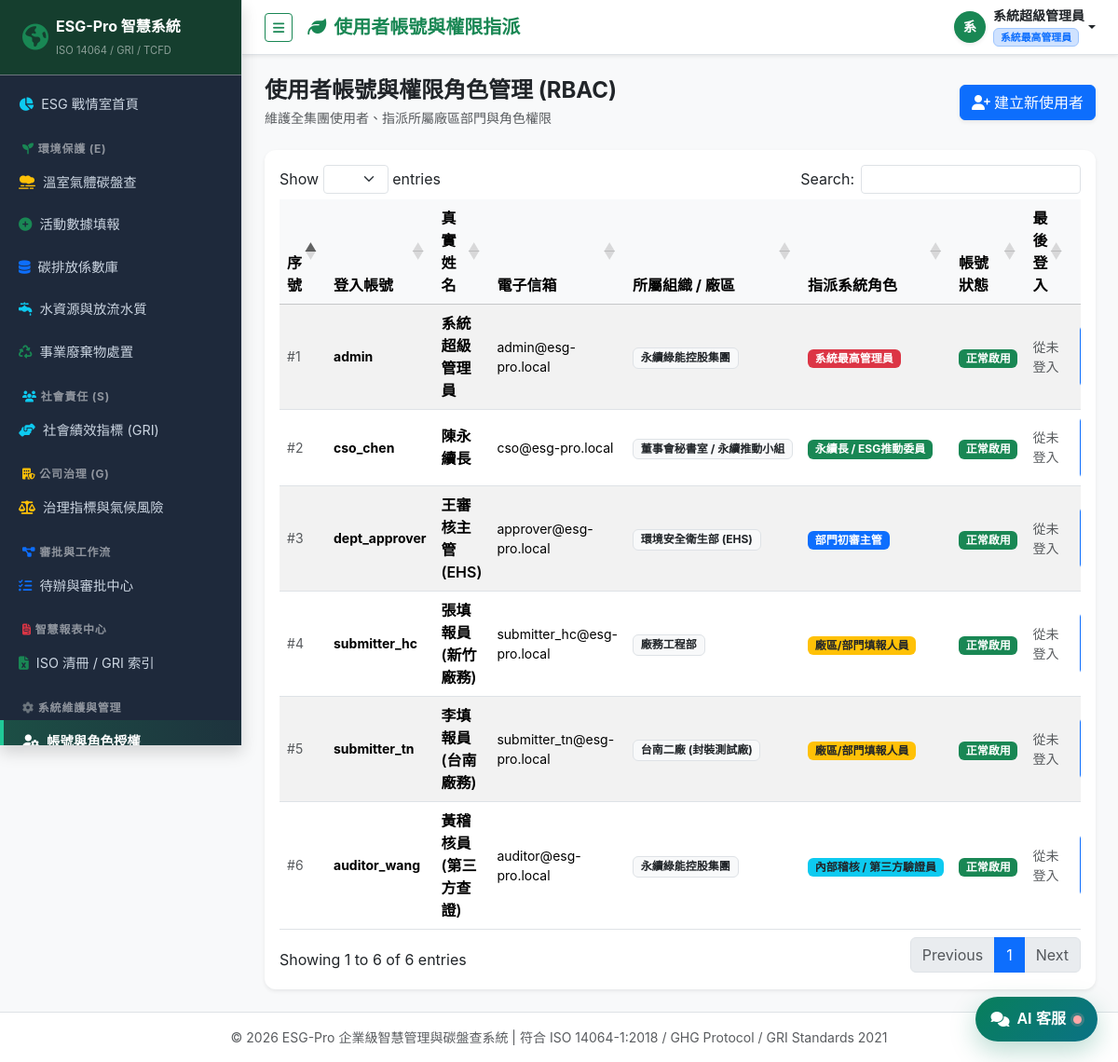
The page /admin/users (signed in) on the database its author committed.
### tables this page shows
CREATE TABLE IF NOT EXISTS `sys_users` (
    `id` INT UNSIGNED AUTO_INCREMENT PRIMARY KEY,
    `username` VARCHAR(50) NOT NULL UNIQUE COMMENT '登入帳號',
    `password_hash` VARCHAR(255) NOT NULL COMMENT 'Bcrypt加密雜湊密碼',
    `real_name` VARCHAR(50) NOT NULL COMMENT '真實中文姓名',
    `email` VARCHAR(100) NOT NULL COMMENT '電子信箱',
    `phone` VARCHAR(30) NULL COMMENT '分機或手機',
    `org_id` INT UNSIGNED NOT NULL COMMENT '所屬組織/部門',
    `role_id` INT UNSIGNED NOT NULL COMMENT '指派角色',
    `status` TINYINT(1) NOT NULL DEFAULT 1 COMMENT '帳號狀態 (1:啟用, 0:停用)',
    `failed_attempts` INT NOT NULL DEFAULT 0 COMMENT '連續密碼錯誤次數',
    `locked_until` DATETIME NULL DEFAULT NULL COMMENT '帳號鎖定截止時間',
    `last_login_at` DATETIME NULL COMMENT '最後登入時間',
    `last_login_ip` VARCHAR(45) NULL COMMENT '最後登入IP',
    `created_at` DATETIME NOT NULL DEFAULT CURRENT_TIMESTAMP,
    `updated_at` DATETIME NULL ON UPDATE CURRENT_TIMESTAMP,
    INDEX `idx_org` (`org_id`),
    INDEX `idx_role` (`role_id`),
    CONSTRAINT `fk_user_org` FOREIGN KEY (`org_id`) REFERENCES `sys_organizations` (`id`) ON DELETE RESTRICT,
    CONSTRAINT `fk_user_role` FOREIGN KEY (`role_id`) REFERENCES `sys_roles` (`id`) ON DELETE RESTRICT
);

CREATE TABLE IF NOT EXISTS `sys_roles` (
    `id` INT UNSIGNED AUTO_INCREMENT PRIMARY KEY,
    `role_key` VARCHAR(50) NOT NULL UNIQUE COMMENT '角色識別代碼',
    `role_name` VARCHAR(50) NOT NULL COMMENT '角色中文名稱',
    `description` VARCHAR(255) NULL COMMENT '角色權責說明',
    `permissions` TEXT NULL COMMENT '功能權限集合(JSON格式)',
    `created_at` DATETIME NOT NULL DEFAULT CURRENT_TIMESTAMP
);

CREATE TABLE IF NOT EXISTS `sys_organizations` (
    `id` INT UNSIGNED AUTO_INCREMENT PRIMARY KEY,
    `org_code` VARCHAR(50) NOT NULL UNIQUE COMMENT '組織代碼',
    `org_name` VARCHAR(100) NOT NULL COMMENT '組織名稱',
    `org_type` ENUM('group', 'company', 'plant', 'dept') NOT NULL DEFAULT 'dept' COMMENT '層級類型',
    `parent_id` INT UNSIGNED NULL DEFAULT NULL COMMENT '父組織ID',
    `leader_name` VARCHAR(50) NULL DEFAULT NULL COMMENT '負責人姓名',
    `contact_phone` VARCHAR(30) NULL DEFAULT NULL COMMENT '聯絡電話',
    `contact_email` VARCHAR(100) NULL DEFAULT NULL COMMENT '聯絡信箱',
    `sort_order` INT NOT NULL DEFAULT 0 COMMENT '排序',
    `created_at` DATETIME NOT NULL DEFAULT CURRENT_TIMESTAMP,
    `updated_at` DATETIME NULL ON UPDATE CURRENT_TIMESTAMP,
    INDEX `idx_parent` (`parent_id`),
    CONSTRAINT `fk_org_parent` FOREIGN KEY (`parent_id`) REFERENCES `sys_organizations` (`id`) ON DELETE SET NULL
);

### controllers/AdminController.php (called while the page is built, shortened)
<?php
class AdminController extends Controller {
    public function users(): void {
        Auth::requirePermission('all');
        $users = User::all();
        $roles = User::getRoles();
        $orgs = Organization::all();
        $this->render('admin/users', [
            'pageTitle' => '使用者帳號與權限指派',
            'activeNav' => 'admin_users',
            'users'     => $users,
            'roles'     => $roles,
            'orgs'      => $orgs
        ]);
    }
}

### index.php (called while the page is built, shortened)
<?php
$router = new Router();
$router->get('/login', [AuthController::class, 'login']);
$router->post('/login', [AuthController::class, 'doLogin']);
$router->post('/logout', [AuthController::class, 'logout']);
$router->get('/', [DashboardController::class, 'index']);
$router->get('/ghg', [GhgController::class, 'index']);
$router->get('/ghg/create', [GhgController::class, 'create']);
$router->post('/ghg/create', [GhgController::class, 'store']);
$router->post('/ghg/delete', [GhgController::class, 'delete']);
$router->get('/factors', [GhgController::class, 'factors']);
$router->post('/factors/store', [GhgController::class, 'factorStore']);
$router->get('/api/factors', [GhgController::class, 'apiFactors']);
$router->get('/environment/water', [EnvironmentController::class, 'water']);
$router->post('/environment/water/store', [EnvironmentController::class, 'waterStore']);
$router->get('/environment/waste', [EnvironmentController::class, 'waste']);
$router->post('/environment/waste/store', [EnvironmentController::class, 'wasteStore']);
$router->get('/social', [SocialController::class, 'index']);
$router->post('/social/store', [SocialController::class, 'store']);
$router->get('/governance', [GovernanceController::class, 'index']);
$router->post('/governance/store', [GovernanceController::class, 'store']);
$router->get('/workflow', [WorkflowController::class, 'index']);
$router->get('/workflow/detail', [WorkflowController::class, 'detail']);
$router->post('/workflow/approve', [WorkflowController::class, 'approve']);
$router->post('/workflow/reject', [WorkflowController::class, 'reject']);
$router->get('/attachments/download', [AttachmentController::class, 'download']);
$router->get('/manual', [ManualController::class, 'index']);
$router->get('/api/ai-assistant/status', [AiAssistantController::class, 'status']);
$router->post('/api/ai-assistant/chat', [AiAssistantController::class, 'chat']);
$router->get('/reports', [ReportController::class, 'index']);
$router->get('/reports/export_iso14064', [ReportController::class, 'exportIso14064']);
$router->get('/reports/export_gri', [ReportController::class, 'exportGri']);
$router->get('/reports/print_summary', [ReportController::class, 'printSummary']);
$router->get('/admin/users', [AdminController::class, 'users']);
$router->post('/admin/users/store', [AdminController::class, 'userStore']);
$router->get('/admin/orgs', [AdminController::class, 'orgs']);
$router->post('/admin/orgs/store', [AdminController::class, 'orgStore']);
$router->get('/admin/logs', [AdminController::class, 'logs']);
$router->get('/admin/settings', [AdminController::class, 'settings']);
$router->post('/admin/settings/store', [AdminController::class, 'settingsStore']);
$router->get('/admin/ai-assistant', [AiAssistantController::class, 'settings']);
$router->post('/admin/ai-assistant/store', [AiAssistantController::class, 'saveSettings']);
$router->post('/admin/ai-assistant/test', [AiAssistantController::class, 'testConnection']);
$router->dispatch();

### models/User.php (called while the page is built, shortened)
<?php
class User {
    public static function all(): array {
        $db = Database::getConnection();
        $stmt = $db->query("
            SELECT u.id, u.username, u.real_name, u.email, u.phone, u.org_id, u.role_id,
                   u.status, u.failed_attempts, u.locked_until, u.last_login_at, u.last_login_ip,
                   u.created_at, u.updated_at, r.role_name, r.role_key, o.org_name
            FROM `sys_users` u
            JOIN `sys_roles` r ON u.role_id = r.id
            JOIN `sys_organizations` o ON u.org_id = o.id
            ORDER BY u.id ASC
        ");
        return $stmt->fetchAll();
    }
}

### helpers/Security.php (called while the page is built, shortened)
<?php
class Security {
    public static function e(?string $string): string {
        return htmlspecialchars((string)$string, ENT_QUOTES, 'UTF-8');
    }
}

### core/Auth.php (called while the page is built, shortened)
<?php
class Auth {
    public static function user(): ?array {
        try {
            $db = Database::getConnection();
            $stmt = $db->prepare("
                SELECT u.id, u.username, u.real_name, u.email, u.org_id, u.role_id,
                       r.role_key, r.role_name, r.permissions, o.org_name, o.org_type
                FROM `sys_users` u
                JOIN `sys_roles` r ON u.role_id = r.id
                JOIN `sys_organizations` o ON u.org_id = o.id
                WHERE u.id = :id AND u.status = 1
                LIMIT 1
            ");
            $stmt->execute([':id' => $_SESSION['esg_user']['id']]);
            $fresh = $stmt->fetch();
            if ($fresh) {
                $permissions = json_decode($fresh['permissions'] ?? '{}', true) ?: [];
            }
        } catch (\Exception $e) {
        }
        return $_SESSION['esg_user'] ?? null;
    }
    public static function can(string $module, string $action = 'read'): bool {
        $user = self::user();
        if ($user['role_key'] === 'super_admin' || !empty($user['permissions']['all'])) {
            return true;
        }
        $perms = $user['permissions'] ?? [];
        return (bool)$perms[$module];
    }
    public static function requirePermission(string $module, string $action = 'read'): void {
        if (!self::can($module, $action)) {
            http_response_code(403);
            die("<h1>403 Forbidden</h1><p>您無權限存取此模組或執行此操作 ({$module} / {$action})。<br><a href='/esg/'>返回首頁</a></p>");
        }
    }
}

### views/admin/users.php (the view, shortened to what this page needs)
<div class="row align-items-center mb-4">
    <div class="col-md-6">
        <h4 class="fw-bold mb-1 text-dark">使用者帳號與權限角色管理 (RBAC)</h4>
        <p class="text-muted small mb-0">維護全集團使用者、指派所屬廠區部門與角色權限</p>
    </div>
    <div class="col-md-6 text-md-end mt-3 mt-md-0">
        <button class="btn btn-primary shadow-sm" data-bs-toggle="modal" data-bs-target="#userModal" onclick="openUserModal()">
            <i class="fa-solid fa-user-plus me-1"></i>建立新使用者
        </button>
    </div>
</div>
<div class="card p-3 shadow-sm">
    <div class="table-responsive">
        <table class="table table-hover table-striped align-middle data-table">
            <thead class="table-light">
                <tr>
                    <th>序號</th>
                    <th>登入帳號</th>
                    <th>真實姓名</th>
                    <th>電子信箱</th>
                    <th>所屬組織 / 廠區</th>
                    <th>指派系統角色</th>
                    <th>帳號狀態</th>
                    <th>最後登入</th>
                    <th class="text-center">操作</th>
                </tr>
            </thead>
            <tbody>
                <?php foreach ($users as $u): ?>
                <tr>
                    <td class="text-muted small">#<?= $u['id'] ?></td>
                    <td class="fw-bold small"><?= Security::e($u['username']) ?></td>
                    <td class="fw-semibold"><?= Security::e($u['real_name']) ?></td>
                    <td class="small"><?= Security::e($u['email']) ?></td>
                    <td><span class="badge bg-light text-dark border"><?= Security::e($u['org_name']) ?></span></td>
                    <td>
                        <?php
                            $roleColors = [
                                'super_admin' => 'bg-danger',
                                'cso'         => 'bg-success',
                                'approver'    => 'bg-primary',
                                'submitter'   => 'bg-warning text-dark',
                                'auditor'     => 'bg-info text-dark'
                            ];
                            $c = $roleColors[$u['role_key']] ?? 'bg-secondary';
                        ?>
                        <span class="badge <?= $c ?>"><?= Security::e($u['role_name']) ?></span>
                    </td>
                    <td>
                        <?= $u['status'] ? '<span class="badge bg-success">正常啟用</span>' : '<span class="badge bg-danger">停用</span>' ?>
                    </td>
                    <td class="small text-muted"><?= $u['last_login_at'] ? substr($u['last_login_at'], 0, 16) : '從未登入' ?></td>
                    <td class="text-center">
                    </td>
                </tr>
                <?php endforeach; ?>
            </tbody>
        </table>
    </div>
</div>

### core/Router.php (shortened to what this page needs)
<?php
class Router {
    private array $routes = [];
    private function addRoute(string $method, string $path, array $handler): void {
        $pattern = preg_replace('/\{([a-zA-Z0-9_]+)\}/', '(?P<$1>[^/]+)', $path);
        $pattern = '#^' . $pattern . '$#';
        $this->routes[] = [
            'method'  => $method,
            'pattern' => $pattern,
            'handler' => $handler
        ];
    }
    public function dispatch(): void {
        $method = $_SERVER['REQUEST_METHOD'];
        $uri = parse_url($_SERVER['REQUEST_URI'], PHP_URL_PATH);
        $base = '/esg';
        if (str_starts_with($uri, $base)) {
            $uri = substr($uri, strlen($base));
        }
        $uri = '/' . ltrim($uri, '/');
        foreach ($this->routes as $route) {
            if ($route['method'] === $method && preg_match($route['pattern'], $uri, $matches)) {
                [$controllerClass, $action] = $route['handler'];
                $params = array_filter($matches, 'is_string', ARRAY_FILTER_USE_KEY);
                $controller = new $controllerClass();
                call_user_func_array([$controller, $action], $params);
                return;
            }
        }
    }
}

### views/layouts/header.php (shortened to what this page needs)
<?php
$currentUser = Auth::user();
?>
<!DOCTYPE html>
<html lang="zh-Hant-TW">
<head>
    <link href="https://cdn.jsdelivr.net/npm/bootstrap@5.3.2/dist/css/bootstrap.min.css" rel="stylesheet">
    <link href="https://cdnjs.cloudflare.com/ajax/libs/font-awesome/6.4.2/css/all.min.css" rel="stylesheet">
    <link href="https://cdn.datatables.net/1.13.7/css/dataTables.bootstrap5.min.css" rel="stylesheet">
    <link href="/esg/assets/css/custom.css" rel="stylesheet">
    <link href="/esg/assets/css/ai-assistant.css" rel="stylesheet">
</head>
<body class="bg-light">
<div class="d-flex" id="wrapper">
    <?php require __DIR__ . '/sidebar.php'; ?>
    <div id="page-content-wrapper">
        <nav class="navbar navbar-expand-lg navbar-white bg-white border-bottom shadow-sm px-3 px-md-4 py-2">
            <div class="container-fluid p-0">
                <button class="btn btn-outline-success btn-sm me-2 me-md-3" id="sidebarToggle" aria-label="切換選單">
                    <i class="fa-solid fa-bars"></i>
                </button>
                <h5 class="m-0 text-success fw-bold d-none d-md-block">
                    <i class="fa-solid fa-leaf text-success me-2"></i><?= Security::e($pageTitle ?? 'ESG 永續戰情室') ?>
                </h5>
                <div class="ms-auto d-flex align-items-center">
                    <div class="dropdown">
                        <a class="nav-link dropdown-toggle d-flex align-items-center text-dark p-0" href="#" role="button" data-bs-toggle="dropdown" aria-expanded="false">
                            <div class="avatar bg-success text-white rounded-circle d-flex align-items-center justify-content-center me-1 me-sm-2 shadow-sm" style="width: 34px; height: 34px; font-weight: 600; font-size: 0.9rem;">
                                <?= mb_substr($currentUser['real_name'] ?? 'U', 0, 1) ?>
                            </div>
                            <div class="d-none d-sm-block text-start">
                                <div class="fw-bold small lh-sm"><?= Security::e($currentUser['real_name'] ?? '') ?></div>
                                <span class="badge bg-primary-subtle text-primary border border-primary-subtle" style="font-size: 0.68rem;">
                                    <?= Security::e($currentUser['role_name'] ?? '') ?>
                                </span>
                            </div>
                        </a>
                    </div>
                </div>
            </div>
        </nav>
        <div class="container-fluid px-2 px-sm-3 px-md-4 py-3 py-md-4">

### assets/css/custom.css (style rules this page uses)
:root { --esg-primary: #198754; --esg-dark: #153e2e; --esg-accent: #20c997; --esg-sidebar-bg: #1e293b; --esg-sidebar-hover: #334155; }
body { font-family: 'Noto Sans TC', -apple-system, BlinkMacSystemFont, "Segoe UI", Roboto, sans-serif; color: #334155; background-color: #f8fafc; }
#wrapper { overflow-x: hidden; display: flex; min-height: 100vh; position: relative; }
#page-content-wrapper { min-width: 0; flex: 1 1 auto; }
.card { border: none; border-radius: 0.75rem; box-shadow: 0 0.125rem 0.25rem rgba(0, 0, 0, 0.04), 0 0.25rem 0.5rem rgba(0, 0, 0, 0.04); transition: transform 0.2s ease, box-shadow 0.2s ease; }
.table-responsive { -webkit-overflow-scrolling: touch; }

### rows shown on the page
sys_users: real_name "系", real_name "系統超級管理員", role.role_name "系統最高管理員", id "1", username "admin", email "admin@esg-pro.local", org.org_name "永續綠能控股集團", status "正常啟用", shows "從未登入"
sys_users: id "2", username "cso_chen", real_name "陳永續長", email "cso@esg-pro.local", org.org_name "董事會秘書室 / 永續推動小組", role.role_name "永續長 / ESG推動委員", status "正常啟用", shows "從未登入"
sys_users: id "3", username "dept_approver", real_name "王審核主管 (EHS)", email "approver@esg-pro.local", org.org_name "環境安全衛生部 (EHS)", role.role_name "部門初審主管", status "正常啟用", shows "從未登入"
sys_users: id "4", username "submitter_hc", real_name "張填報員 (新竹廠務)", email "submitter_hc@esg-pro.local", org.org_name "廠務工程部", role.role_name "廠區/部門填報人員", status "正常啟用", shows "從未登入"
sys_users: id "5", username "submitter_tn", real_name "李填報員 (台南廠務)", email "submitter_tn@esg-pro.local", org.org_name "台南二廠 (封裝測試廠)", role.role_name "廠區/部門填報人員", status "正常啟用", shows "從未登入"
sys_users: id "6", username "auditor_wang", real_name "黃稽核員 (第三方查證)", email "auditor@esg-pro.local", org.org_name "永續綠能控股集團", role.role_name "內部稽核 / 第三方驗證員", status "正常啟用", shows "從未登入"
